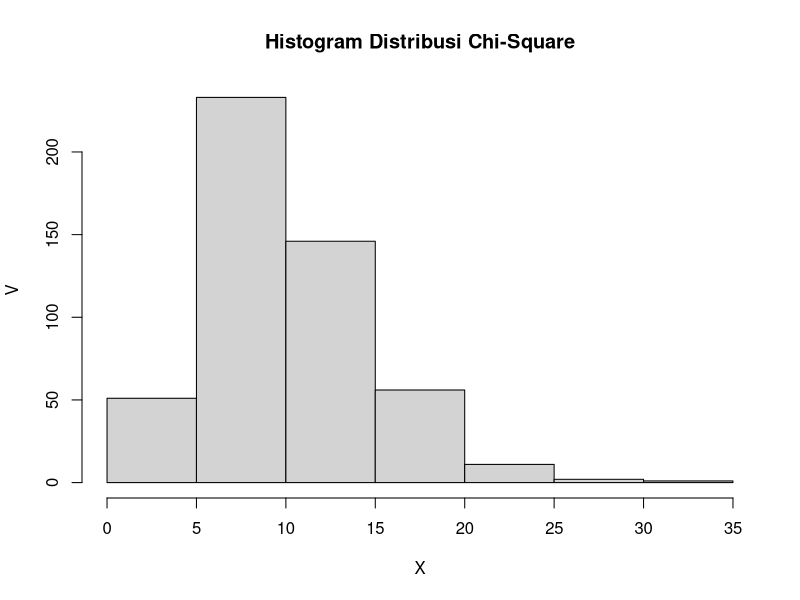

The R source for this figure:
# Nomor 3
# A. Fungsi probabilitas dari distribusi Chi-Square.
x <- 3
v <- 10
dchisq(x, v)

# B. Histogram dari distribusi Chi-Square dengan 500 data acak.
n <- 500
hist(rchisq(n,v),main="Histogram Distribusi Chi-Square", xlab="X", ylab="V")

# C. Nilai rataan (μ) dan varian (σ²) dari distribusi Chi-Square.
μ <- v
variant <- 2 * v
cat("μ: ", μ, "; Varian: ", variant)
